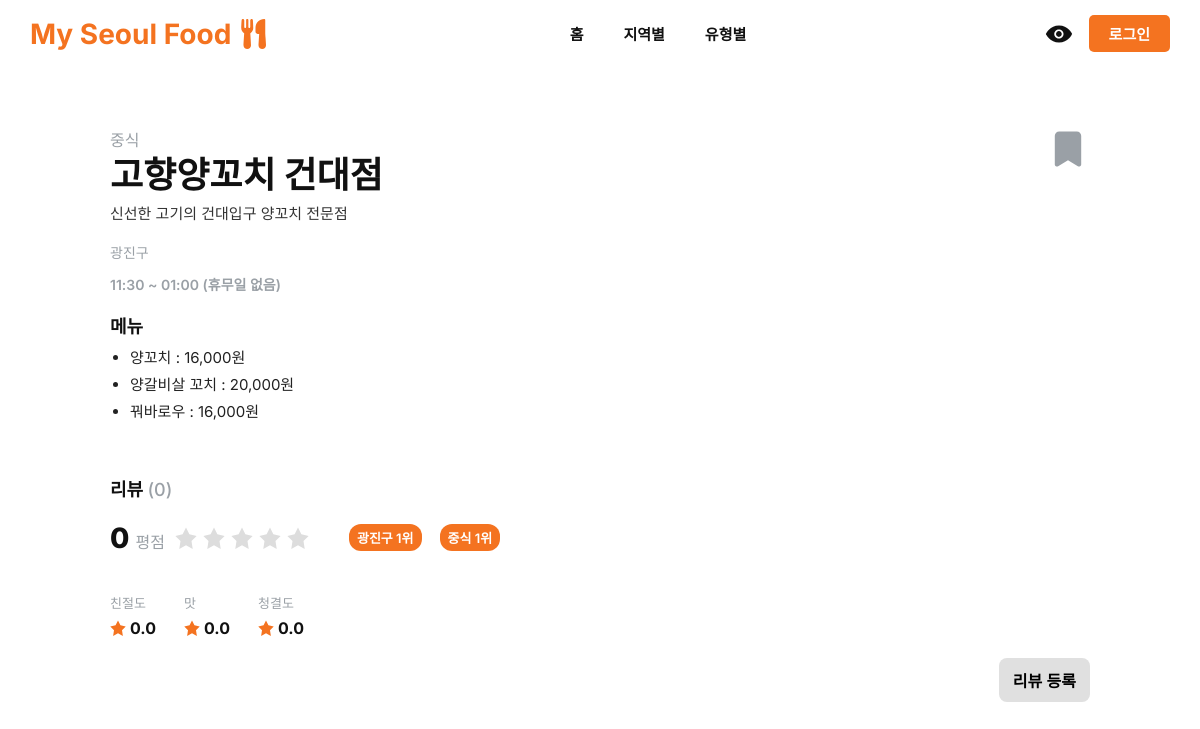
/pages/view_restaurant.php?id=13, run on the app's committed database.
### tables this page shows
CREATE TABLE `Restaurant` (
    `restaurant_id` BIGINT NOT NULL AUTO_INCREMENT,
    `name` VARCHAR(255) NOT NULL,
    `description` TEXT NOT NULL,
    `region_id` BIGINT NOT NULL,
    `category_id` BIGINT NOT NULL,
    `open_time` TIME NOT NULL,
    `close_time` TIME NOT NULL,
    `created_at` TIMESTAMP DEFAULT CURRENT_TIMESTAMP,
    `updated_at` TIMESTAMP DEFAULT CURRENT_TIMESTAMP ON UPDATE CURRENT_TIMESTAMP,
    `is_active` BOOLEAN DEFAULT TRUE,
    PRIMARY KEY (`restaurant_id`),
    CONSTRAINT `FK_Restaurant_Region` FOREIGN KEY (`region_id`) REFERENCES `Region`(`region_id`),
    CONSTRAINT `FK_Restaurant_Category` FOREIGN KEY (`category_id`) REFERENCES `Category`(`category_id`)
);

CREATE TABLE `Category` (
    `category_id` BIGINT NOT NULL AUTO_INCREMENT,
    `category_name` VARCHAR(255) NOT NULL,
    PRIMARY KEY (`category_id`)
);

CREATE TABLE `Region` (
    `region_id` BIGINT NOT NULL AUTO_INCREMENT,
    `region_name` VARCHAR(255) NOT NULL,
    PRIMARY KEY (`region_id`)
);

CREATE TABLE `Menu` (
    `menu_id` BIGINT NOT NULL AUTO_INCREMENT,
    `menu_name` VARCHAR(255) NOT NULL,
    `price` INT NOT NULL,
    `restaurant_id` BIGINT NOT NULL,
    `is_active` BOOLEAN DEFAULT TRUE,
    `created_at` TIMESTAMP DEFAULT CURRENT_TIMESTAMP,
    `updated_at` TIMESTAMP DEFAULT CURRENT_TIMESTAMP ON UPDATE CURRENT_TIMESTAMP,
    PRIMARY KEY (`menu_id`),
    CONSTRAINT `FK_Menu_Restaurant` FOREIGN KEY (`restaurant_id`) REFERENCES `Restaurant`(`restaurant_id`) ON DELETE CASCADE ON UPDATE CASCADE
);

### pages/view_restaurant.php (the view, shortened to what this page needs)
<?php
include_once '../config.php';
$restaurant_id = intval($_GET['id']);
$sql = "
SELECT r.*, c.category_name, reg.region_name
FROM Restaurant r
JOIN Category c ON r.category_id = c.category_id
JOIN Region reg ON r.region_id = reg.region_id
WHERE r.restaurant_id = ? AND r.is_active = 1
";
$stmt = $conn->prepare($sql);
$stmt->bind_param("i", $restaurant_id);
$stmt->execute();
$result = $stmt->get_result();
$restaurant = $result->fetch_assoc();
$sql_menu = "SELECT menu_name, price FROM Menu WHERE restaurant_id = ? AND is_active = 1";
$stmt_menu = $conn->prepare($sql_menu);
$stmt_menu->bind_param("i", $restaurant_id);
$stmt_menu->execute();
$result_menu = $stmt_menu->get_result();
$menus = $result_menu->fetch_all(MYSQLI_ASSOC);
$sql_review = "
SELECT COUNT(*) AS review_count,
       AVG(taste) AS avg_taste,
       AVG(cleanliness) AS avg_cleanliness,
       AVG(kindness) AS avg_kindness
FROM Review
WHERE restaurant_id = ?
";
$stmt_review = $conn->prepare($sql_review);
$stmt_review->bind_param("i", $restaurant_id);
$stmt_review->execute();
$result_review = $stmt_review->get_result();
$review = $result_review->fetch_assoc();
$open_time = substr($restaurant['open_time'], 0, 5);
$close_time = substr($restaurant['close_time'], 0, 5);
$closed_days_kor = [];
$closed_days_str = '';
if(!empty($closed_days_kor)) {
    $closed_days_str = '('.implode(', ', $closed_days_kor).' 휴무)';
} else {
    $closed_days_str = '(휴무일 없음)';
}
$avg_score = 0;
$is_bookmarked = false;
$sql_region_rank = "
SELECT r.restaurant_id, DENSE_RANK() OVER (PARTITION BY r.region_id ORDER BY AVG(rv.taste + rv.cleanliness + rv.kindness)/3 DESC) AS region_rank
FROM Restaurant r
LEFT JOIN Review rv ON r.restaurant_id = rv.restaurant_id
WHERE r.region_id = ?
GROUP BY r.restaurant_id
";
$stmt_region_rank = $conn->prepare($sql_region_rank);
$stmt_region_rank->bind_param("i", $restaurant['region_id']);
$stmt_region_rank->execute();
$result_region_rank = $stmt_region_rank->get_result();
$region_rank = null;
while($row = $result_region_rank->fetch_assoc()) {
    if($row['restaurant_id'] == $restaurant_id){
        $region_rank = $row['region_rank'];
        break;
    }
}
$sql_category_rank = "
SELECT r.restaurant_id, DENSE_RANK() OVER (PARTITION BY r.category_id ORDER BY AVG(rv.taste + rv.cleanliness + rv.kindness)/3 DESC) AS category_rank
FROM Restaurant r
LEFT JOIN Review rv ON r.restaurant_id = rv.restaurant_id
WHERE r.category_id = ?
GROUP BY r.restaurant_id
";
$stmt_category_rank = $conn->prepare($sql_category_rank);
$stmt_category_rank->bind_param("i", $restaurant['category_id']);
$stmt_category_rank->execute();
$result_category_rank = $stmt_category_rank->get_result();
$category_rank = null;
while($row = $result_category_rank->fetch_assoc()) {
    if($row['restaurant_id'] == $restaurant_id){
        $category_rank = $row['category_rank'];
        break;
    }
}
?>
<!doctype html>
<html lang="ko">
<head>
<link rel="stylesheet" href="../css/bookmark.css">
</head>
<body>
<?php include '../menu.php'; ?>
<main class="wrap">
<div class="top-row">
  <div style="flex:1;">
    <div class="meta"><?php echo htmlspecialchars($restaurant['category_name']); ?></div>
    <h1 class="title"><?php echo htmlspecialchars($restaurant['name']); ?></h1>
    <p class="desc"><?php echo htmlspecialchars($restaurant['description']); ?></p>
    <div class="location-row">
      <div><?php echo htmlspecialchars($restaurant['region_name']); ?></div>
      <div style="font-weight:600">
        <?php echo $open_time; ?> ~ <?php echo $close_time; ?> <?php echo $closed_days_str; ?>
      </div>
    </div>
    <section class="menu-section">
      <h3>메뉴</h3>
      <ul class="menu-list">
        <?php if(!empty($menus)): foreach($menus as $menu): ?>
          <li><?php echo htmlspecialchars($menu['menu_name']); ?> : <?php echo number_format($menu['price']); ?>원</li>
        <?php endforeach; else: ?>
          <li>메뉴가 없습니다.</li>
        <?php endif; ?>
      </ul>
    </section>
  </div>
  <?php include '../components/bookmark_button.php'; ?>
</div>
<br>
<div class="reviews">
  <div style="font-weight:700; font-size: 18px">리뷰 <span style="font-weight:500;color:var(--muted)">(<?php echo $review['review_count']; ?>)</span></div>
  <div class="overall">
    <div class="rating-badge">
      <div class="big-score">
        <?php echo $avg_score; ?> <span style="font-size:16px;color:var(--muted);font-weight:500;">평점</span>
      </div>
      <div class="stars-inline">
        <?php for($i=1;$i<=5;$i++): ?>
          <svg class="star <?php echo $i<=$avg_score?'filled':''; ?>" viewBox="0 0 24 24">
            <path d="M12 .587l3.668 7.431L23.6 9.75l-5.6 5.456L19.335 24 12 19.897 4.665 24l1.335-8.794L.4 9.75l7.932-1.732L12 .587z"/>
          </svg>
        <?php endfor; ?>
      </div>
      <div class="rank">
        <?php
          echo htmlspecialchars($restaurant['region_name']);
          echo $region_rank !== null ? " {$region_rank}위" : " (순위 없음)";
        ?>
      </div>
      <div class="rank">
        <?php
          echo htmlspecialchars($restaurant['category_name']);
          echo $category_rank !== null ? " {$category_rank}위" : " (순위 없음)";
        ?>
      </div>
    </div>
  </div>
  <div style="flex:1;">
    <div class="sub-ratings">
      <div class="sub">
        <div class="label">친절도</div>
        <div class="val">
          <svg class="small-star" viewBox="0 0 24 24"><path d="M12 .587l3.668 7.431L23.6 9.75l-5.6 5.456L19.335 24 12 19.897 4.665 24l1.335-8.794L.4 9.75l7.932-1.732L12 .587z"/></svg>
          <span><?php echo isset($review['avg_kindness']) ? number_format($review['avg_kindness'], 1) : '0.0'; ?></span>
        </div>
      </div>
      <div class="sub">
        <div class="label">맛</div>
        <div class="val">
          <svg class="small-star" viewBox="0 0 24 24"><path d="M12 .587l3.668 7.431L23.6 9.75l-5.6 5.456L19.335 24 12 19.897 4.665 24l1.335-8.794L.4 9.75l7.932-1.732L12 .587z"/></svg>
          <span><?php echo isset($review['avg_taste']) ? number_format($review['avg_taste'], 1) : '0.0'; ?></span>
        </div>
      </div>
      <div class="sub">
        <div class="label">청결도</div>
        <div class="val">
          <svg class="small-star" viewBox="0 0 24 24"><path d="M12 .587l3.668 7.431L23.6 9.75l-5.6 5.456L19.335 24 12 19.897 4.665 24l1.335-8.794L.4 9.75l7.932-1.732L12 .587z"/></svg>
          <span><?php echo isset($review['avg_cleanliness']) ? number_format($review['avg_cleanliness'], 1) : '0.0'; ?></span>
        </div>
      </div>
    </div>
  </div>
  <div class="btn-wrap">
    <a href="add_review.php?id=<?php echo $restaurant['restaurant_id']; ?>">
      <button class="primary">리뷰 등록</button>
    </a>
  </div>
</div>
</main>
</body>
</html>

### menu.php (shortened to what this page needs)
<?php
$is_logged_in = $_SESSION['user_id'] ?? false;
?>
<header class="menu-header-container">
  <a href="../index.php" class="menu-logo-section">
    <span class="menu-logo-text">My Seoul Food</span>
  </a>
  <nav class="menu-nav-links">
    <a href="../index.php" class="menu-nav-link">홈</a>
    <a href="stats_region.php" class="menu-nav-link">지역별</a>
    <a href="stats_menu_type.php" class="menu-nav-link">유형별</a>
  </nav>
  <div class="menu-auth-section">
    <a href="recently_viewed.php" class="menu-icon" title="내 기록장">
    </a>
    <?php if ($is_logged_in): ?>
      <a href="bookmark_list.php" class="menu-icon" title="마이페이지">
        <svg class="menu-svg" xmlns="http://www.w3.org/2000/svg" viewBox="0 0 24 24">
          <path d="M12 2C6.48 2 2 6.48 2 12s4.48 10 10 10 10-4.48 10-10S17.52 2 12 2zm0 3c1.66 0 3 1.34 3 3s-1.34 3-3 3-3-1.34-3-3 1.34-3 3-3zm0 14.2c-2.5 0-4.71-1.28-6-3.22.03-1.99 4-3.88 6-3.88s5.97 1.89 6 3.88c-1.29 1.94-3.5 3.22-6 3.22z"/>
        </svg>
      </a>
      <a href="../handlers/logout.php" class="menu-login-btn menu-logout-btn">로그아웃</a>
    <?php else: ?>
      <a href="login.php" class="menu-login-btn">로그인</a>
    <?php endif; ?>
  </div>
</header>

### components/bookmark_button.php (shortened to what this page needs)
<?php
$handler_path = '../handlers/handle_bookmark.php';
?>
<div class="bookmark">
  <button class="bookmark-btn"
      onclick="location.href='<?php echo $handler_path; ?>?action=<?php echo $is_bookmarked ? 'remove' : 'add'; ?>&restaurant_id=<?php echo $restaurant_id; ?>'">
    <svg class="bookmark-svg" xmlns="http://www.w3.org/2000/svg" viewBox="0 0 640 640">
      <path
        d="M192 64C156.7 64 128 92.7 128 128L128 544C128 555.5 134.2 566.2 144.2 571.8C154.2 577.4 166.5 577.3 176.4 571.4L320 485.3L463.5 571.4C473.4 577.3 485.7 577.5 495.7 571.8C505.7 566.1 512 555.5 512 544L512 128C512 92.7 483.3 64 448 64L192 64z"
        fill="<?php echo $is_bookmarked ? 'var(--accent)' : 'var(--muted)'; ?>"
      />
    </svg>
  </button>
</div>

### css/bookmark.css (style rules this page uses)
.bookmark { width:44px;height:44px;display:flex;align-items:center;justify-content:center; }
.bookmark-btn { background: none; border: none; padding: 0; cursor: pointer; width: 100%; height: 100%; display: flex; align-items: center; justify-content: center; transition: opacity 0.2s; }
.bookmark-svg { width: 44px; height: 44px; }

### pages/view_restaurant.php (style rules this page uses)
:root { --accent:#F47320;--muted:#9aa0a6;font-family:"Inter", system-ui, -apple-system, "Segoe UI", Roboto, "Helvetica Neue", Arial; }
body { margin:0;background:#fff;color:#111; }
.wrap { max-width:980px;margin:60px auto;padding:0 36px; }
.top-row { display:flex;align-items:flex-start;justify-content:space-between;gap:24px; }
.meta { color:var(--muted);font-size:16px;margin-bottom:6px; }
h1.title { margin:0;font-size:36px;line-height:1;font-weight:800; }
.desc { color:#333;margin-top:10px;font-size:15px;max-width:68%;line-height:1.5; }
.location-row { margin-top:16px;color:var(--muted);font-size:14px;display:flex;gap:12px;flex-direction:column; }
.menu-section { margin-top:18px; }
.menu-section h3 { margin:0 0 8px 0;font-size:18px; }
.menu-list { list-style:disc;padding-left:20px;margin:0;color:#222; }
.menu-list li { margin:6px 0;font-size:15px; }
.reviews { margin-top:28px;display:flex;gap:20px;align-items:flex-start;flex-direction:column }
.overall { min-width:150px; }
.rating-badge { display:flex;align-items:center;gap:10px;margin-bottom:10px; }
.big-score { font-size:28px;font-weight:800; }
.stars-inline { display:flex;gap:6px;align-items:center; }
.sub-ratings { display:flex;gap:28px;margin-top:8px; }
.sub { display:flex;flex-direction:column;align-items:flex-start;gap:6px; }
.sub .label { font-size:13px;color:var(--muted); }
.sub .val { display:flex;align-items:center;gap:4px;font-weight:700; }
.btn-wrap { margin-left:auto;display:flex;align-items:center; }
.rank { display:inline-flex;align-items:center;gap: 6px;padding:4px 8px;border-radius:12px;background-color:#F47320;color:#fff;font-size:13px;font-weight: 600; }
.rank + .rank { margin-left:8px; }
button.primary { background:#e0e0e0;border:0;padding:10px 14px;border-radius:8px;font-size:16px;font-weight:600;cursor:pointer; }
.star { width:22px;height:22px;fill:#ddd; }
.small-star { width:16px;height:16px;fill:var(--accent); }

### menu.php (style rules this page uses)
.menu-header-container { font-family: 'Inter', system-ui, -apple-system, "Segoe UI", Roboto, "Helvetica Neue", Arial, sans-serif; display: flex; justify-content: space-between; align-items: center; max-width: 1200px; margin: 0 auto; padding: 15px 30px; }
.menu-logo-section { display: flex; align-items: center; gap: 5px; text-decoration: none; color: #F47320; font-size: 28px; font-weight: 700; }
.menu-logo-text { color: #F47320; }
.menu-nav-links { display: flex; gap: 30px; }
.menu-nav-link { text-decoration: none; color: #111; font-size: 15px; font-weight: 600; padding: 5px; transition: color 0.2s; }
.menu-auth-section { display: flex; align-items: center; gap: 15px; }
.menu-login-btn { background-color: #F47320; color: white; padding: 8px 20px; text-decoration: none; border-radius: 5px; font-size: 15px; font-weight: 600; transition: background-color 0.2s; }
.menu-icon { display: flex; align-items: center; justify-content: center; width: 30px; height: 30px; color: #111; transition: color 0.2s; }
.menu-svg { width: 36px; height: 36px; fill: currentColor; }

### data on the page
restaurant: category.category_name "중식", name "고향양꼬치 건대점", description "신선한 고기의 건대입구 양꼬치 전문점", region.region_name "광진구", open_time "11:30", close_time "01:00"
menu: menu_name "양꼬치", price "16,000"
menu: menu_name "양갈비살 꼬치", price "20,000"
menu: menu_name "꿔바로우", price "16,000"

### other printed values
$closed_days_str "(휴무일 없음)"
$review['review_count'] "0"
$avg_score "0"
$region_rank "1"
$category_rank "1"
